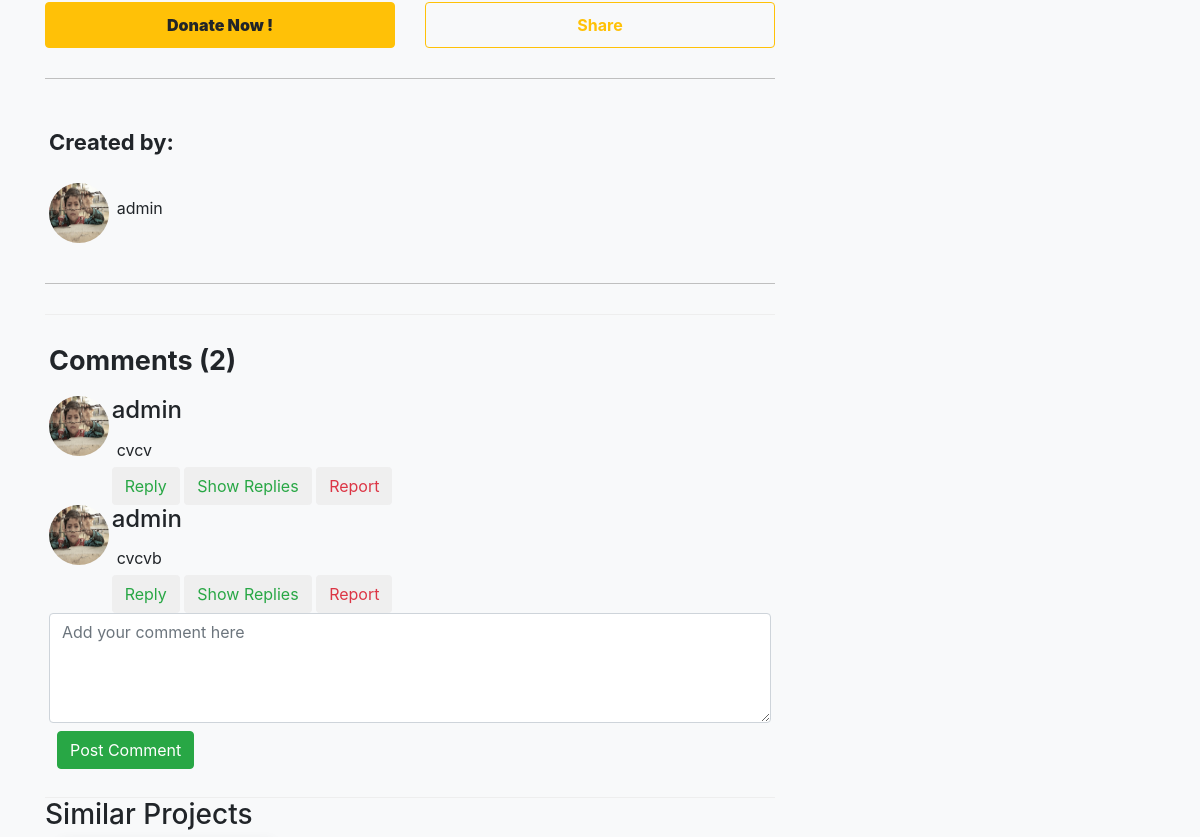
/project/7/ (middle part), run on an earlier commit of the app's database.
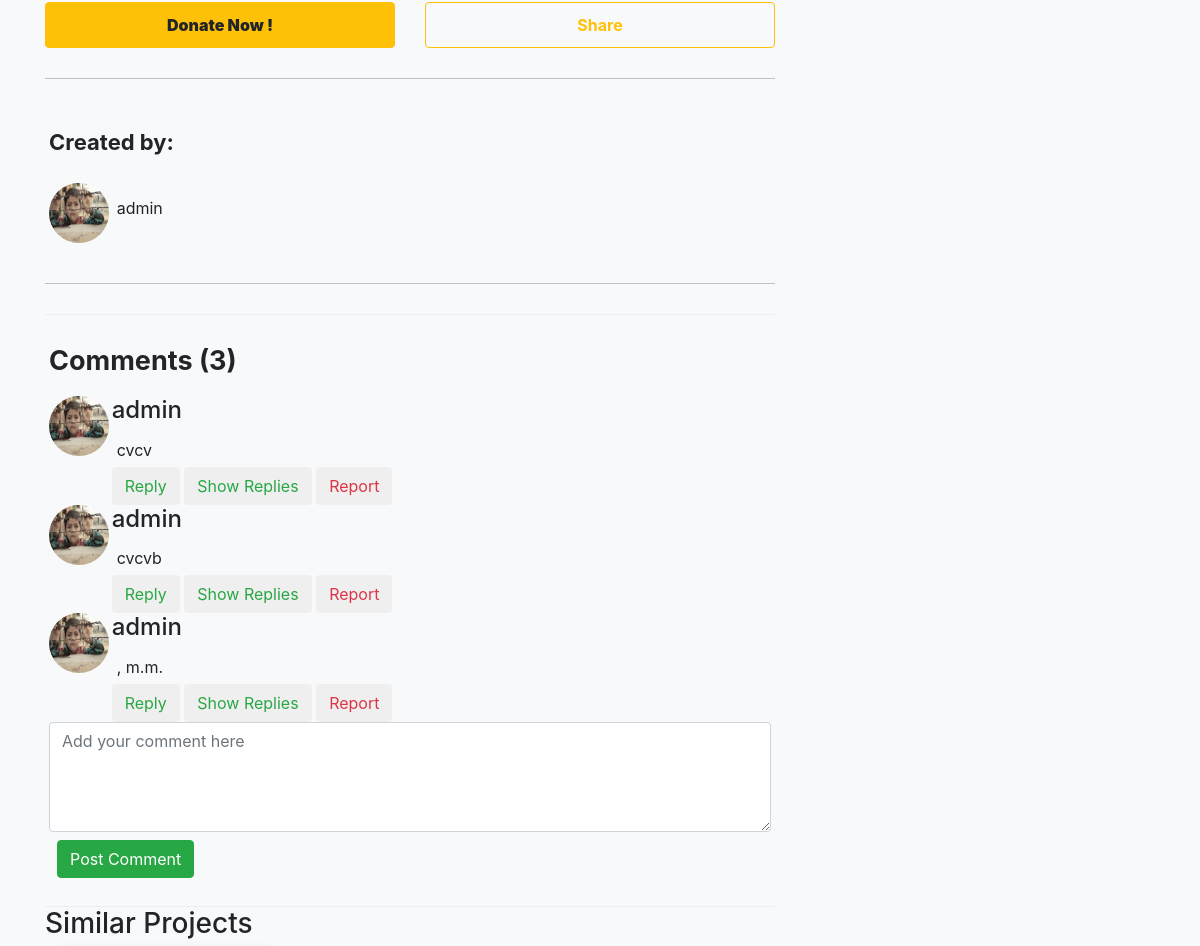
And on a later commit of the database.
### D_project/models.py (models this page shows, shortened)
class Project(models.Model):
    user = models.ForeignKey(get_user_model(), on_delete=models.CASCADE, default=1)
    name = models.CharField(max_length=50)
    category = models.ForeignKey(Category, on_delete=models.CASCADE, null=True)
    target = models.DecimalField(max_digits=10, decimal_places=2, default=100)
    current_amount = models.DecimalField(max_digits=10, decimal_places=2, default=0)
    tags = models.ManyToManyField(Tag, related_name="projects")
    description = models.TextField(default="lorem ipsum", max_length=800, null=True)
    start = models.DateTimeField(auto_now_add=True)
    end = models.DateTimeField()
    is_featured = models.BooleanField(default=False)
    average_rating = models.DecimalField(max_digits=3, decimal_places=2, default=0)
    def get_similar_projects(self):
        return Project.objects.filter(tags__in=self.tags.all()).exclude(id=self.id).distinct()

class Comment(models.Model):
    project = models.ForeignKey(Project, related_name='comments', on_delete=models.CASCADE)
    user = models.ForeignKey(get_user_model(), on_delete=models.CASCADE)
    text = models.TextField()
    created_at = models.DateTimeField(auto_now_add=True)
    reported = models.BooleanField(default=False)
    report_reason = models.CharField(max_length=255, blank=True, null=True)

### account/models.py (models this page shows, shortened)
class Profile(models.Model):
    user = models.OneToOneField(User , on_delete=models.CASCADE)
    phone_number = models.CharField(max_length=11,null=True , blank=True,
                                    validators=[
                                    RegexValidator(
                                    regex=r'^01\d{9}$',
                                    message='Phone number must start with 01 and be 9 digits long.',
                                    code='invalid_phone_number',
            ),
        ],)
    addres = models.CharField(max_length=50 , blank=True, null=True)
    image= models.ImageField(upload_to='users/images',blank=True,null=True)

### D_project/views.py (the view)
# urls.py: path('<int:project_id>/',project_details,name="project_details"),
def project_details(request, project_id):
    project = Project.objects.get(id=project_id)
    donations = Donation.objects.filter(project=project)
    similar_projects = project.get_similar_projects()
    tags = project.tags.all()
    context = {
        'project': project,
        'donations': donations,
        'remain': project.target - project.current_amount,
        'similarProjects': similar_projects,
        'tags':tags,
    }
    return render(request, 'D_project/project_details.html', context)

### D_project/models.py (called while the page is built)
    def __str__(self):
        return self.name

    def __str__(self):
        return self.tag

### D_project/templates/D_project/project_details.html (shortened to what this page needs)
{%extends 'base.html'%}
{% block content %}
<link rel="stylesheet" href="https://cdnjs.cloudflare.com/ajax/libs/font-awesome/5.15.4/css/all.min.css">
<section
  class="ftco-section bg-light categorydetailfirstsec"
  style="background: #fff"
>
  <div class="container">
    <div class="row">
      <div class="col-md-8 textsec">
        <div class="slide-container">
          <div class="image-container">
        <div class="row">
          <div class="col">
              <a href="{%url 'donate' project.id %}" class="btn btn-warning" style="width:100%;padding: 10px;font-weight: bold;"><b>Donate Now !</b></a>
            </div>
             <div class="col">
            <button
              type="button"
              class="btn btn-outline-warning"
              data-bs-toggle="modal"
              data-bs-target="#shareModal"
              style="width: 100%; padding: 10px; font-weight: bold"
            >
              Share
            </button>
            </div>
          </div>
        <div class="beneficiarydetail">
            <h3 style=" padding: 10px 0px 20px;font-weight: bold;font-size: 22px;">Created by: </h3>
            <div class="row">
              <div class="col-md-1">
                {% if project.user.profile.image %}
               <img src="{{project.user.profile.image.url}}" class="beneficiary_img" alt="{{project.user.username}}">
                {% else %}
               <img src="https://maventricksdemo.co.in/bidonn/public/css/images/noImage.jpg" class="beneficiary_img">
               {% endif %}
              </div>
              <div class="col-md-11">
                <p> {{ project.user.username }} </p>
              </div>
            </div>
          </div>
 <div class="fundraiserdetail">
    <h3 style="font-weight: bold; font-size: 27px;padding: 10px 0px;">Comments ({{ project.comments.count }})</h3>
    {% if project.comments.all %}
{% for comment in project.comments.all %}
    <div class="row comment">
        <div class="col-md-1">
            {% if comment.user.profile.image %}
                <img src="{{  comment.user.profile.image.url }}" class="beneficiary_img" alt="{{ comment.user.username }}">
            {% else %}
                <img src="https://maventricksdemo.co.in/bidonn/public/css/images/noImage.jpg" class="beneficiary_img">
            {% endif %}
        </div>
        <div class="col-md-11">
            <h4>{{ comment.user.username }}</h4>
            <p>{{ comment.text }}</p>
            <button class="btn text-success" type="button" data-bs-toggle="collapse" data-bs-target="#collapseExample{{ forloop.counter }}add_replies" aria-expanded="false" aria-controls="collapseExample{{ forloop.counter }}add_replies">
                Reply
            </button>
            <button class="btn text-success" type="button" data-bs-toggle="collapse" data-bs-target="#collapseExample{{ forloop.counter }}show_replies" aria-expanded="false" aria-controls="collapseExample{{ forloop.counter }}show_replies">
                Show Replies
            </button>
<button type="button" class="btn text-danger report-button" data-bs-toggle="modal" data-bs-target="#reportModal{{ comment.id }}" data-comment-id="{{ comment.id }}">
        Report
</button>
        </div>
    </div>
{% endfor %}
    {% else %}
        <p>No comments yet. Be the first one to comment!</p>
    {% endif %}
    <form id="comment-form" method="post" data-url="{% url 'add_comment' project.id %}">
        <textarea id="comment-text" name="text" class="form-control" placeholder="Add your comment here" rows="4"></textarea>
        <button type="button" id="submit-comment" class="btn btn-success m-2">Post Comment</button>
    </form>
</div>
    </div>
  </div>
    <div><h3>Similar Projects</h3></div>
          </div>
          <div class="col-md-4" >
          </div>
    </div>
  </div>
</section>
{% endblock %}

What changed in the data, as far as the page shows it:
computed for Project "admin": comments.count "2" → "3"
added Comment: user.profile.image (picture), user.username "admin", text ", m.m."
